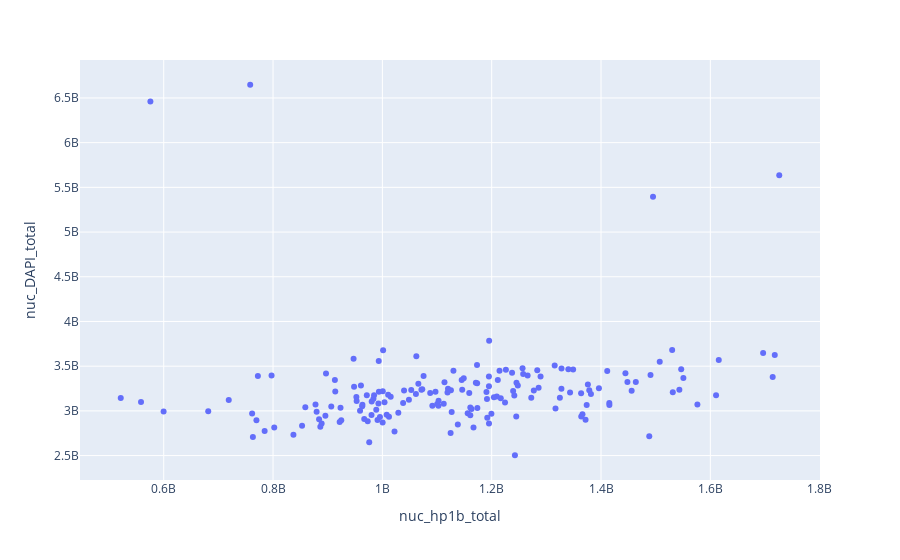

Notebook cell for this chart:
### Markdown cell above
I have plotted a scatter plot of HP1Beta vs DAPI signals for the image.

### Code cell
px.scatter(newdata.loc[('G1' in x for x in newdata.category),:], 'nuc_hp1b_total','nuc_DAPI_total')

### Figure 1 — Plotly figure (JSON) as saved in the notebook; plotly's stock layout.template omitted (floating-point values rounded to 4 significant figures; data arrays with more than 128 entries replaced by an {"elided": "..."} marker saying what was removed)
{"data": [{"hovertemplate": "nuc_hp1b_total=%{x}<br>nuc_DAPI_total=%{y}<extra></extra>", "legendgroup": "", "marker": {"color": "#636efa", "symbol": "circle"}, "mode": "markers", "name": "", "orientation": "v", "showlegend": false, "type": "scatter", "x": {"elided": "170 int values"}, "xaxis": "x", "y": {"elided": "170 int values"}, "yaxis": "y"}], "layout": {"legend": {"tracegroupgap": 0}, "margin": {"t": 60}, "xaxis": {"anchor": "y", "domain": [0, 1], "title": {"text": "nuc_hp1b_total"}}, "yaxis": {"anchor": "x", "domain": [0, 1], "title": {"text": "nuc_DAPI_total"}}}}
